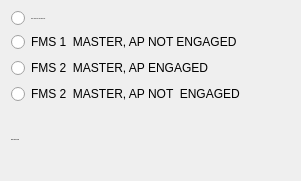
              <widget class="QFrame" name="frame_5">
               <property name="minimumSize">
                <size>
                 <width>301</width>
                 <height>181</height>
                </size>
               </property>
               <property name="maximumSize">
                <size>
                 <width>301</width>
                 <height>181</height>
                </size>
               </property>
               <layout class="QVBoxLayout" name="verticalLayout_14">
                <item>
                 <widget class="QRadioButton" name="fms_sel_1eng">
                  <property name="font">
                   <font>
                    <family>Inter</family>
                    <pointsize>-1</pointsize>
                    <weight>50</weight>
                    <bold>false</bold>
                   </font>
                  </property>
                  <property name="text">
                   <string>FMS 1  MASTER, AP ENGAGED</string>
                  </property>
                  <property name="checkable">
                   <bool>true</bool>
                  </property>
                  <property name="checked">
                   <bool>false</bool>
                  </property>
                  <attribute name="buttonGroup">
                   <string notr="true">buttonGroup_23</string>
                  </attribute>
                 </widget>
                </item>
                <item>
                 <widget class="QRadioButton" name="fms_sel_1neng">
                  <property name="text">
                   <string>FMS 1  MASTER, AP NOT ENGAGED</string>
                  </property>
                  <property name="checkable">
                   <bool>true</bool>
                  </property>
                  <attribute name="buttonGroup">
                   <string notr="true">buttonGroup_23</string>
                  </attribute>
                 </widget>
                </item>
                <item>
                 <widget class="QRadioButton" name="fms_sel_2eng">
                  <property name="text">
                   <string>FMS 2  MASTER, AP ENGAGED</string>
                  </property>
                  <property name="checkable">
                   <bool>true</bool>
                  </property>
                  <attribute name="buttonGroup">
                   <string notr="true">buttonGroup_23</string>
                  </attribute>
                 </widget>
                </item>
                <item>
                 <widget class="QRadioButton" name="fms_sel_2neng">
                  <property name="text">
                   <string>FMS 2  MASTER, AP NOT  ENGAGED</string>
                  </property>
                  <property name="checkable">
                   <bool>true</bool>
                  </property>
                  <attribute name="buttonGroup">
                   <string notr="true">buttonGroup_23</string>
                  </attribute>
                 </widget>
                </item>
                <item>
                 <widget class="QLabel" name="label_45">
                  <property name="font">
                   <font>
                    <family>Inter</family>
                    <pointsize>-1</pointsize>
                    <weight>75</weight>
                    <bold>true</bold>
                   </font>
                  </property>
                  <property name="text">
                   <string>FMS SELECTION</string>
                  </property>
                 </widget>
                </item>
               </layout>
              </widget>
